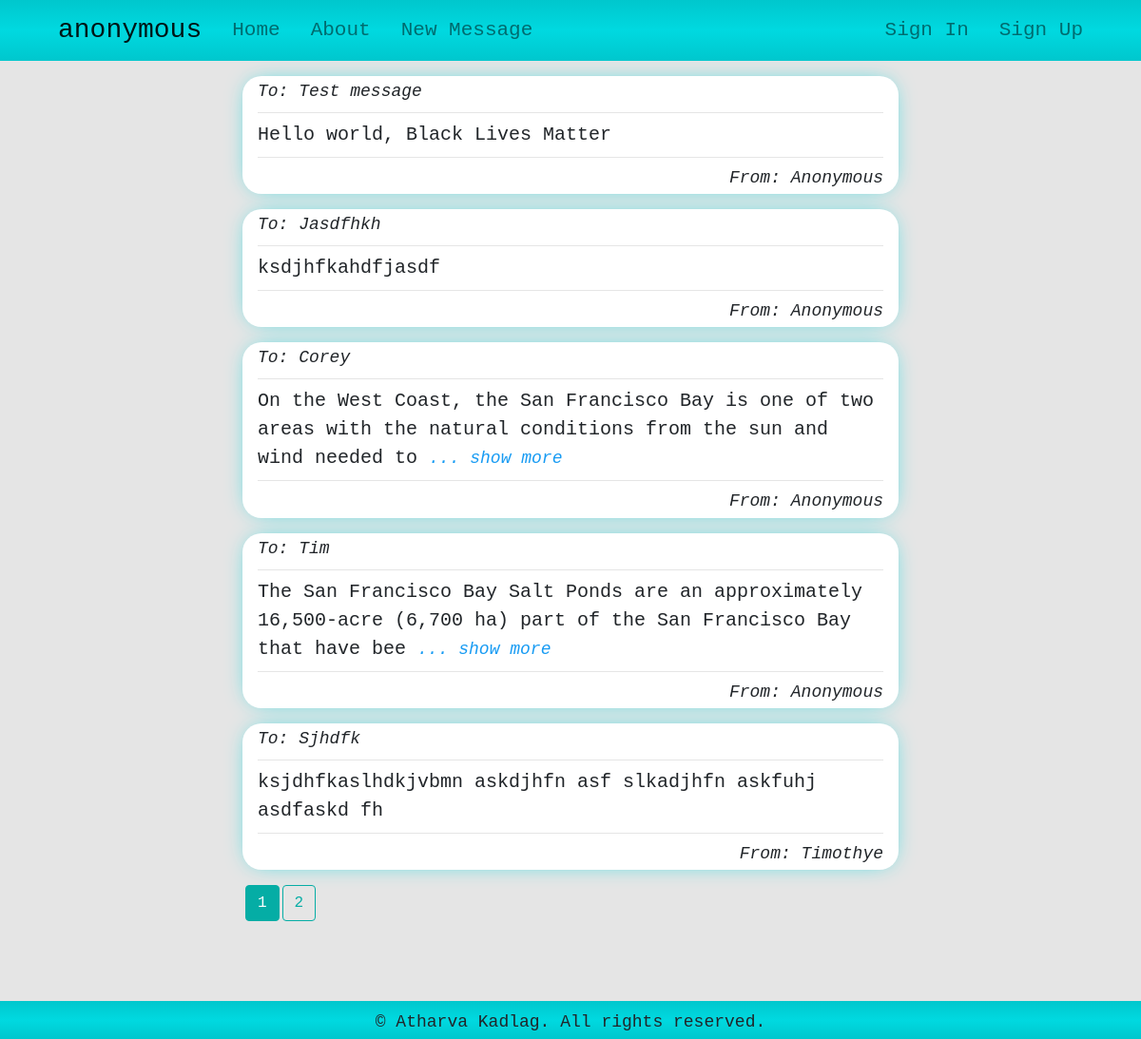
The page /home on the database its author committed.
### anonymous/models.py (models this page shows, shortened)
class Messages(db.Model):
    id = db.Column(db.Integer, primary_key=True)
    receiver = db.Column(db.String(300), nullable=True)
    content = db.Column(db.Text, nullable=False)
    user_id = db.Column(db.Integer, db.ForeignKey('users.id'), default=1)

class Users(db.Model, UserMixin):
    id = db.Column(db.Integer, primary_key=True)
    name = db.Column(db.String(120), nullable=True)
    username = db.Column(db.String(70), unique=True, nullable=False)
    email = db.Column(db.String(120), unique=True, nullable=False)
    password = db.Column(db.String(120), unique=True, nullable=False)
    messages = db.relationship('Messages', backref='sender', lazy=True)

### anonymous/main/routes.py (the view)
@main.route('/')
@main.route('/home')
def home():
    page = request.args.get('page', 1, type=int)
    messages = models.Messages.query.order_by(
        models.Messages.id.desc()).paginate(page=page, per_page=5)
    return render_template('index.html', messages=messages)

### anonymous/templates/index.html (shortened to what this page needs)
{% extends 'base.html' %}
{% block content %}
<div class='container'>
    <div class="col-md-8 offset-md-2">
        {% for message in messages.items %}
        {% set id = message.id %}
        <div class='message'>
            <div id='info'>
                To: {{ message.receiver.capitalize() }}
            </div>
            <hr>
            <div id='content'>
                {{ message.content[:120] }}
                {% if message.content|length > 120 %}
                <span onclick="show_more({{id}})" id="showMore{{id}}">... show more</span>
                {% endif %}
            </div>
            <hr>
            <div id='info' class='sender'>
                From: {{message.sender.name.capitalize()}}
            </div>
        </div>
        {% endfor %}
        <div class='pagination'>
            {% for page_num in messages.iter_pages(left_edge=1, right_edge=1, left_current=1, right_current=2) %}
            {% if page_num %}
            {% if messages.page == page_num %}
            <a class="btn btn-info mb-4" href="{{ url_for('main.home', page=page_num) }}">{{ page_num }}</a>
            {% else %}
            <a class="btn btn-outline-info mb-4" href="{{ url_for('main.home', page=page_num) }}">{{ page_num }}</a>
            {% endif %}
            {% else %}
            ...
            {% endif %}
            {% endfor %}
        </div>
    </div>
</div>
{% endblock %}

### anonymous/templates/base.html (shortened to what this page needs)
<!DOCTYPE html>
<html>
<head>
    <link rel="stylesheet" type="text/css" href="{{url_for('static', filename='css/bootstrap.min.css')}}">
    <link rel="stylesheet" type="text/css" href="{{url_for('static', filename='css/main.css')}}">
</head>
<body>
    <nav class="navbar navbar-expand-lg navbar-light bg-light">
        <div class="container">
            <a class="navbar-brand" href="{{ url_for('main.home') }}">anonymous</a>
            <div class="collapse navbar-collapse" id="navbarSupportedContent">
                <ul class="navbar-nav mr-auto">
                    <li class="nav-item">
                        <a class="nav-link" href="{{ url_for('main.home') }}">Home</a>
                    </li>
                    <li class="nav-item">
                        <a class="nav-link" href="{{ url_for('main.about') }}">About</a>
                    </li>
                    <li class="nav-item">
                        <a class="nav-link" href="{{ url_for('messages.new_message') }}">New Message</a>
                    </li>
                </ul>
                <ul class="navbar-nav ml-auto">
                    {% if current_user.is_authenticated %}
                    <li class="nav-item dropdown">
                        <a class="nav-link dropdown-toggle" href="#" id="navbarDropdown" role="button" data-toggle="dropdown" aria-haspopup="true" aria-expanded="false">
                            @{{current_user.username}}
                        </a>
                        <div class="dropdown-menu" aria-labelledby="navbarDropdown">
                            <a class="dropdown-item" href="{{ url_for('users.update_account') }}">Update Account</a>
                            <a class="dropdown-item" href="{{ url_for('users.user_messages') }}">Your Messages</a>
                            <a class="dropdown-item" href="{{ url_for('users.change_password') }}">Change Password</a>
                        </div>
                    </li>
                    <li class="nav-item">
                        <a class="nav-link" href="{{ url_for('users.logout') }}">Log Out</a>
                    </li>
                    {% else %}
                    <li class="nav-item navbar-right">
                        <a class="nav-link" href="{{ url_for('users.login') }}">Sign In</a>
                    </li>
                    <li class="nav-item navbar-right">
                        <a class="nav-link" href="{{ url_for('users.register') }}">Sign Up</a>
                    </li>
                    {% endif %}
                </ul>
            </div>
        </div>
    </nav>
    <div class="container">
        {% block content %}
        {% endblock %}
    </div>
    <div id="footer">
        &copy; Atharva Kadlag. All rights reserved.
	</div>
</body>
</html>

### anonymous/static/css/main.css (style rules this page uses)
body { background-color: #0000001a; font-size: 20px; }
.dropdown-menu, .bg-light, #footer { background: rgb(0,199,205); background: linear-gradient(180deg, rgba(0,199,205,1) 0%, rgba(0,217,224,1) 50%, rgba(0,199,205,1) 100%); }
.navbar-light { font-family: monospace; font-size: 1.5em; }
.nav-item, .dropdown-item { border-radius: 1rem; }
.message { margin: 1rem auto; padding: 0.2rem 1rem; background-color: #fff; border-radius: 20px; -webkit-box-shadow: 0px 0px 25px -9px rgba(0,217,224,1); -moz-box-shadow: 0px 0px 25px -9px rgba(0,217,224,1); box-shadow: 0px 0px 25px -9px rgba(0,217,224,1); }
#content { font-size: 1em; }
#info { font-size: 0.9em; font-style: italic; }
.sender { text-align: right; }
[id^="showMore"], [id^="showLess"] { font-size: 0.9em; font-style: italic; color: rgb(23, 155, 243); }
#footer { position: fixed; bottom:0; height: 40px; width: 100%; text-align: center; padding: 0.5em 0 0.5em 0; font-size: 0.9em; }
a { margin-left: 3px; }

### rows shown on the page
Messages: receiver "Test message", content "Hello world, Black Lives Matter", sender.name "Anonymous"
Messages: receiver "Jasdfhkh", content "ksdjhfkahdfjasdf", sender.name "Anonymous"
Messages: receiver "Corey", content "On the West Coast, the San Francisco Bay is one of two areas with the natural conditions from the sun and wind needed to", sender.name "Anonymous"
Messages: receiver "Tim", content "The San Francisco Bay Salt Ponds are an approximately 16,500-acre (6,700 ha) part of the San Francisco Bay that have bee", sender.name "Anonymous"
Messages: receiver "Sjhdfk", content "ksjdhfkaslhdkjvbmn askdjhfn asf slkadjhfn askfuhj asdfaskd fh", sender.name "Timothye"

### other values the page prints
{{ page_num }} "1"
{{ page_num }} "2"
